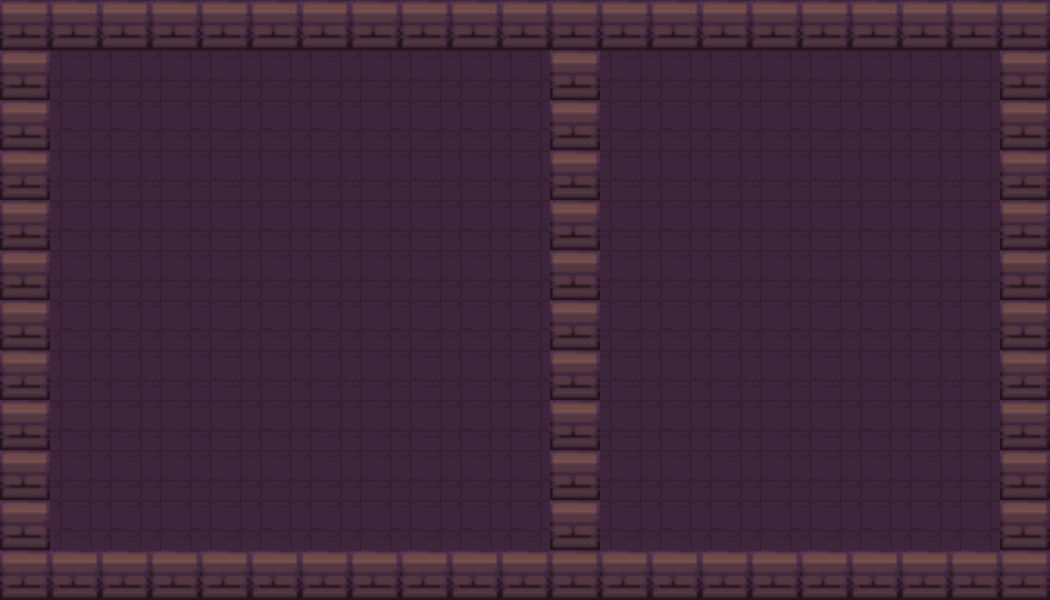

A 2D game scene composited from a Tiled map and its tileset images. What follows is a short description and the map's XML, with each tile layer's data collapsed to a summary:
An orthogonal 21x12 tile map with 50x50 px tiles, 1 tile layer (Tile Layer 1) and 5 objects.

<map version="1.9" tiledversion="1.9.2" orientation="orthogonal" renderorder="right-down" width="21" height="12" tilewidth="50" tileheight="50" infinite="0" nextlayerid="3" nextobjectid="10">
 <tileset firstgid="1" source="dungeonTileSet.tsx" />
 <layer id="1" name="Tile Layer 1" width="21" height="12">
  <data>[252 cells, 252 non-empty, 2 distinct tile ids]</data>
 </layer>
 <objectgroup id="2" name="collision">
  <object id="5" x="0" y="0">
   <polygon points="0,0 0,50 1050,50 1050,0" />
  </object>
  <object id="6" x="550" y="0">
   <polygon points="0,0 0,600 50,600 50,0" />
  </object>
  <object id="7" x="0" y="550">
   <polygon points="0,0 1050,0 1050,50 0,50" />
  </object>
  <object id="8" x="1000" y="600">
   <polygon points="0,0 0,-600 50,-600 50,0" />
  </object>
  <object id="9" x="0" y="0">
   <polygon points="0,0 0,600 50,600 50,0" />
  </object>
 </objectgroup>
</map>
